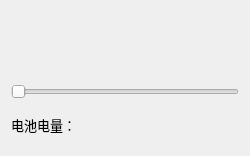
<?xml version="1.0" encoding="UTF-8"?>
<ui version="4.0">
 <class>Widget</class>
 <widget class="QWidget" name="Widget">
  <property name="geometry">
   <rect>
    <x>0</x>
    <y>0</y>
    <width>250</width>
    <height>156</height>
   </rect>
  </property>
  <property name="font">
   <font>
    <pointsize>10</pointsize>
   </font>
  </property>
  <property name="windowTitle">
   <string>自定义Widget组件</string>
  </property>
  <layout class="QVBoxLayout" name="verticalLayout">
   <item>
    <widget class="QmyBattery" name="battery" native="true"/>
   </item>
   <item>
    <widget class="QSlider" name="horizontalSlider">
     <property name="orientation">
      <enum>Qt::Horizontal</enum>
     </property>
    </widget>
   </item>
   <item>
    <widget class="QLabel" name="LabInfo">
     <property name="maximumSize">
      <size>
       <width>16777215</width>
       <height>40</height>
      </size>
     </property>
     <property name="text">
      <string>电池电量：</string>
     </property>
    </widget>
   </item>
  </layout>
 </widget>
 <layoutdefault spacing="6" margin="11"/>
 <customwidgets>
  <customwidget>
   <class>QmyBattery</class>
   <extends>QWidget</extends>
   <header location="global">qmybattery.h</header>
   <container>1</container>
  </customwidget>
 </customwidgets>
 <resources/>
 <connections/>
</ui>
